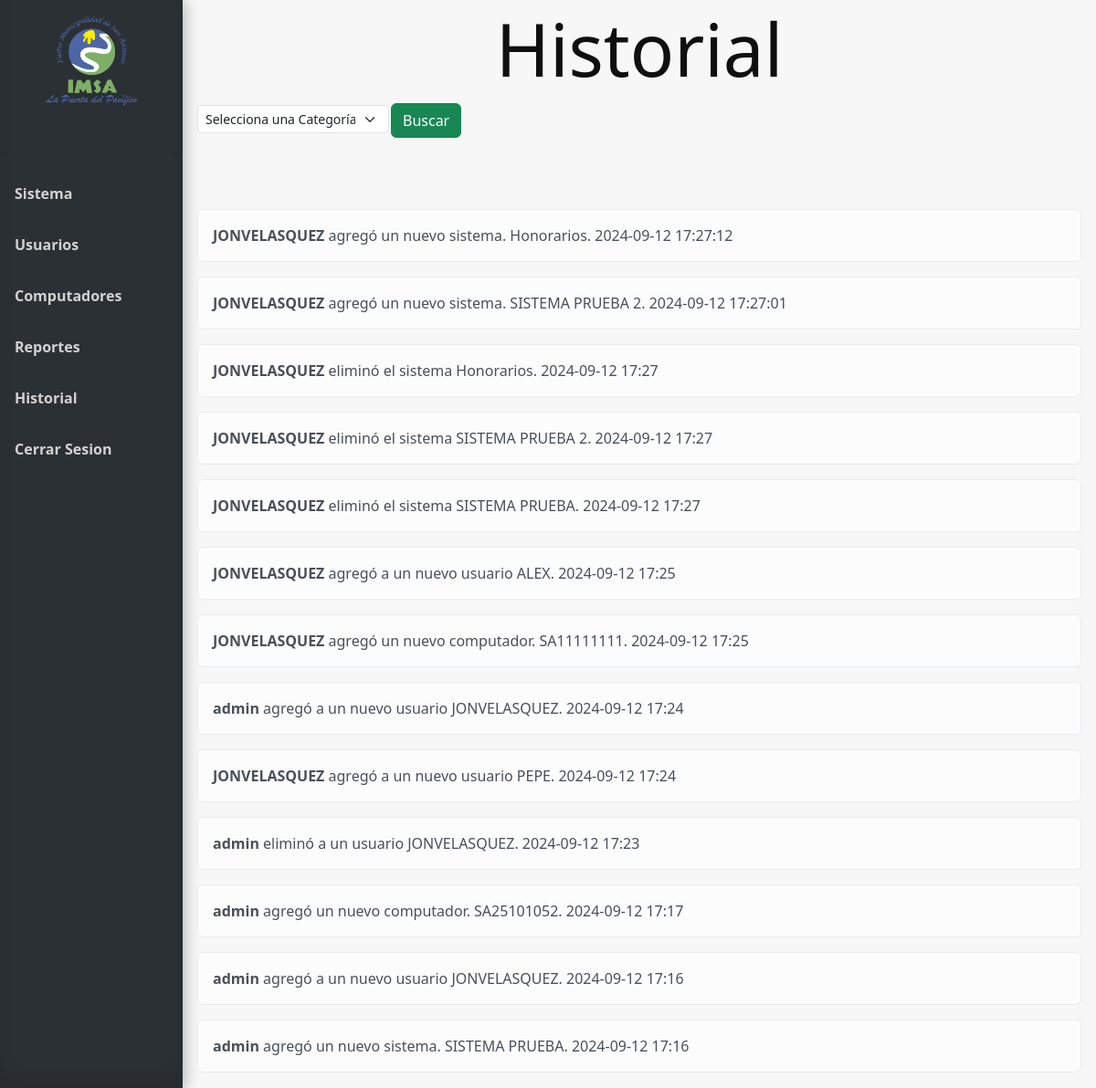
/historial (signed in), run on an earlier commit of the app's database.
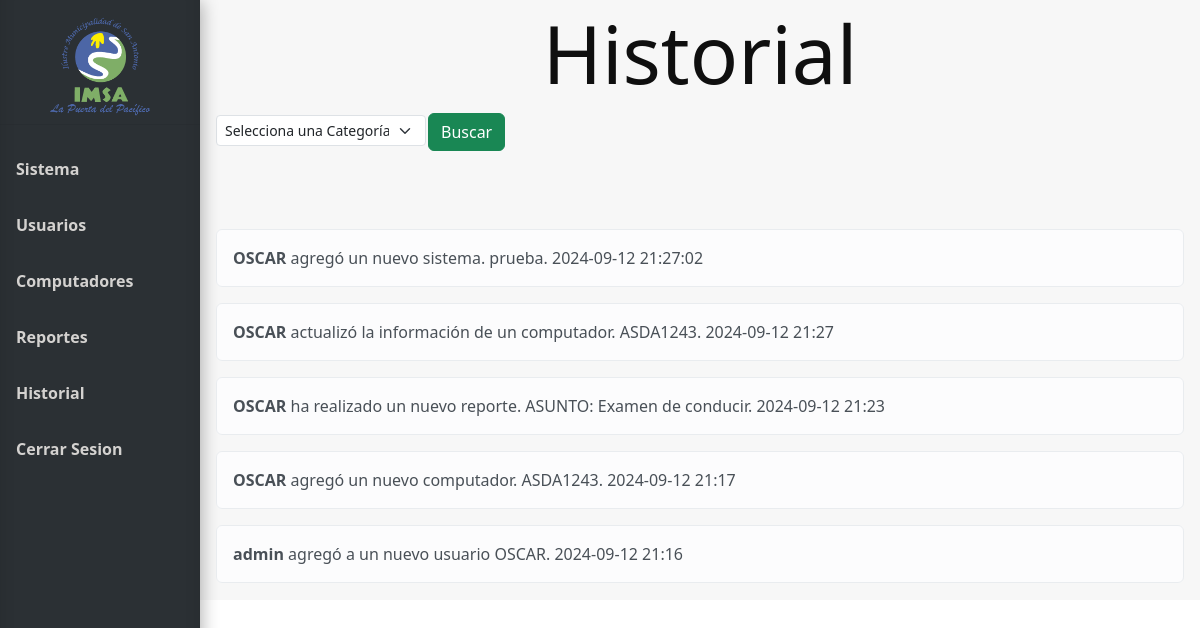
And on a later commit of the database.
### tables this page shows
CREATE TABLE Historial (
    Id_historial INTEGER PRIMARY KEY AUTOINCREMENT,
    usuario_historial VARCHAR(100),
    descripcion VARCHAR(100),
    fecha VARCHAR(100),
    categoria VARCHAR(100),
    id_categoria INTEGER,
    FOREIGN KEY (id_categoria) REFERENCES Categoria_Historial(id_categoria)
);

### app.py (the view, shortened to what this page needs)
@app.route('/historial', methods=['GET'])
@login_required
def historial():
    conn = get_db_connection()
    try:
        categoria_id = request.args.get('categoria')
        categorias = conn.execute("SELECT * FROM Categoria_historial").fetchall()
        registros = conn.execute("SELECT * FROM Historial ORDER BY fecha DESC").fetchall()
        return render_template('historial.html', registros=registros, categorias=categorias)
    except Exception as e:
        flash(f"Error: {str(e)}", "danger")
    finally:
        conn.close()

### app.py (called while the page is built)
@login_manager.user_loader
def load_user(user_id):
    return Usuario.get_by_id(user_id)

def get_db_connection():
    conn = sqlite3.connect('database.db')
    conn.row_factory = sqlite3.Row
    return conn

### model.py (called while the page is built)
def get_db_connection():
    conn = sqlite3.connect('database.db')
    conn.row_factory = sqlite3.Row
    return conn

    @staticmethod
    def get_by_id(id_usuario):
        conn = get_db_connection()
        user_data = conn.execute('SELECT * FROM Usuario WHERE Id_usuario = ?', (id_usuario,)).fetchone()
        conn.close()
        if user_data:
            return Usuario(user_data['Id_usuario'], user_data['Nombre_user'], user_data['Email'], user_data['psw'])
        return None

### templates/historial.html (shortened to what this page needs)
{% extends 'base.html' %}
{% block content %}
<h1 class="block-effect" style="--td:0.3s">
    <div class="block-reveal" style="--bc: #2b3034; --d: 0.5s">Historial</div>
</h1>
<div class="head">
    <form method="get" action="{{ url_for('historial') }}" id="filtro-form">
        <div class="doble-filtro-sistema">
            <div>
                <div class="filtro">
                    <select class="form-select form-select-sm" name="categoria" aria-label="Selecciona una Categoría">
                        <option value="">Selecciona una Categoría</option>
                    </select>
                </div>
            </div>
            <button class="btn btn-success" type="button" id="filtro-boton">Buscar</button>
        </div>
    </form>
</div>
{% if registros or historial_data %}
<div class="mt-3">
    {% for registro in (registros or historial_data) %}
    <div class="alert alert-light" role="alert">
        <strong>{{ registro['usuario_historial'] }}</strong> {{ registro['descripcion'] }}
    </div>
    {% endfor %}
</div>
{% else %}
<div class="alert alert-danger" role="alert">
    No existen registros.
</div>
{% endif %}
{% endblock %}

What changed in the data, as far as the page shows it:
removed Historial: usuario_historial "JONVELASQUEZ", descripcion "agregó un nuevo sistema. Honorarios. 2024-09-12 17:27:12"
removed Historial: usuario_historial "JONVELASQUEZ", descripcion "agregó un nuevo sistema. SISTEMA PRUEBA 2. 2024-09-12 17:27:01"
removed Historial: usuario_historial "JONVELASQUEZ", descripcion "eliminó el sistema Honorarios. 2024-09-12 17:27"
removed Historial: usuario_historial "JONVELASQUEZ", descripcion "eliminó el sistema SISTEMA PRUEBA 2. 2024-09-12 17:27"
removed Historial: usuario_historial "JONVELASQUEZ", descripcion "eliminó el sistema SISTEMA PRUEBA. 2024-09-12 17:27"
removed Historial: usuario_historial "JONVELASQUEZ", descripcion "agregó a un nuevo usuario ALEX. 2024-09-12 17:25"
removed Historial: usuario_historial "JONVELASQUEZ", descripcion "agregó un nuevo computador. SA11111111. 2024-09-12 17:25"
removed Historial: usuario_historial "JONVELASQUEZ", descripcion "agregó a un nuevo usuario PEPE. 2024-09-12 17:24"
changed Historial: usuario_historial "admin" → "OSCAR"; descripcion "eliminó a un usuario JONVELASQUEZ. 2024-09-12 17:23" → "agregó un nuevo sistema. prueba. 2024-09-12 21:27:02"; moves up the list
changed Historial: usuario_historial "admin" → "OSCAR"; descripcion "agregó a un nuevo usuario JONVELASQUEZ. 2024-09-12 17:24" → "actualizó la información de un computador. ASDA1243. 2024-09-12 21:27"
changed Historial: usuario_historial "admin" → "OSCAR"; descripcion "agregó un nuevo computador. SA25101052. 2024-09-12 17:17" → "ha realizado un nuevo reporte. ASUNTO: Examen de conducir. 2024-09-12 21:23"
changed Historial: usuario_historial "admin" → "OSCAR"; descripcion "agregó un nuevo sistema. SISTEMA PRUEBA. 2024-09-12 17:16" → "agregó un nuevo computador. ASDA1243. 2024-09-12 21:17"; moves up the list
changed Historial "admin": descripcion "agregó a un nuevo usuario JONVELASQUEZ. 2024-09-12 17:16" → "agregó a un nuevo usuario OSCAR. 2024-09-12 21:16"
